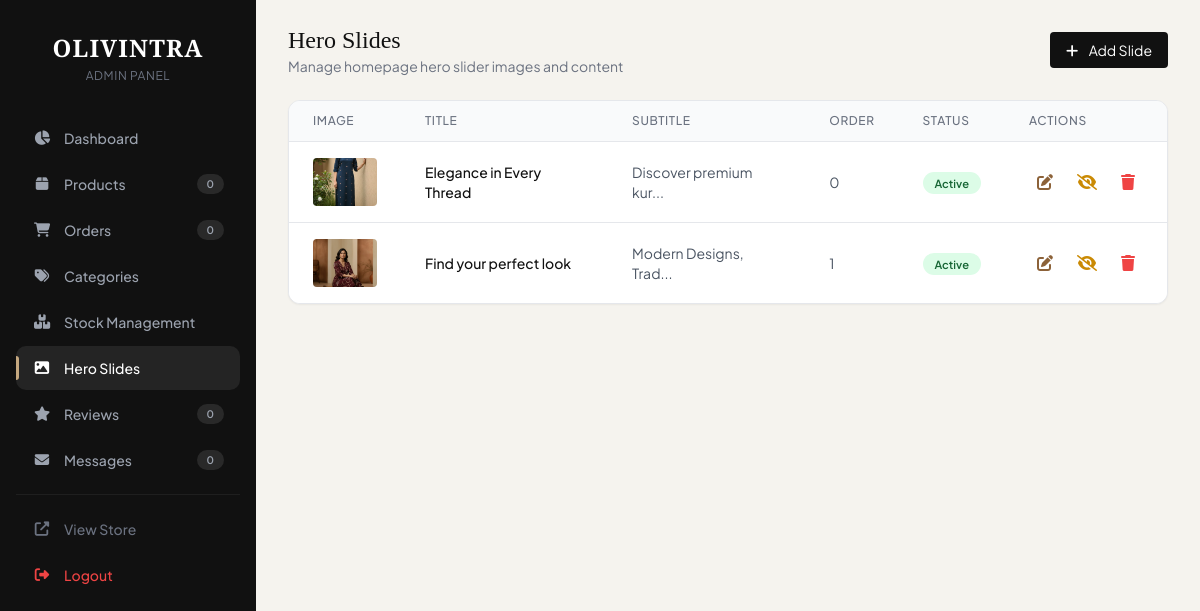
The page /admin/hero (signed in) on the database its author committed.
### models.py (models this page shows, shortened)
class HeroSlide(db.Model):
    id = db.Column(db.Integer, primary_key=True)
    title = db.Column(db.String(200), nullable=False)
    subtitle = db.Column(db.String(200))
    description = db.Column(db.Text)
    button_text = db.Column(db.String(50), default='Shop Now')
    button_link = db.Column(db.String(200), default='/shop')
    image = db.Column(db.String(200))
    order = db.Column(db.Integer, default=0)
    is_active = db.Column(db.Boolean, default=True)
    created_at = db.Column(db.DateTime, default=datetime.utcnow)
    updated_at = db.Column(db.DateTime, default=datetime.utcnow, onupdate=datetime.utcnow)

### app.py (the view)
@app.route('/admin/hero')
@login_required
@admin_required
def admin_hero():
    slides = HeroSlide.query.order_by(HeroSlide.order).all()
    return render_template('admin/hero.html', slides=slides)

### app.py (called while the page is built, shortened)
@login_manager.user_loader
def load_user(user_id):
    admin = Admin.query.get(int(user_id))
    if admin:
        return admin
    return None

@app.before_request
def create_admin():
    if not Admin.query.first():
        admin = Admin(username=Config.ADMIN_USERNAME)
        admin.set_password(Config.ADMIN_PASSWORD)
        db.session.add(admin)
        db.session.commit()

@app.context_processor
def utility_processor():
    def cart_count():
        if 'cart' in session:
            return sum(item['quantity'] for item in session['cart'])
        return 0
    whatsapp_number = '+919037392700'
    whatsapp_url = f'https://wa.me/{whatsapp_number}'
    return dict(
        cart_count=cart_count,
        whatsapp_number=whatsapp_number,
        whatsapp_url=whatsapp_url,
        datetime=datetime
    )

def admin_required(f):
    @wraps(f)
    def decorated_function(*args, **kwargs):
        if not current_user.is_authenticated:
            flash('Please login as admin to continue.', 'error')
            return redirect(url_for('admin_login'))
        if not isinstance(current_user, Admin):
            flash('Access denied. Admin only.', 'error')
            return redirect(url_for('admin_login'))
        return f(*args, **kwargs)
    return decorated_function

### templates/admin/hero.html (shortened to what this page needs)
{% extends "admin/base_admin.html" %}
{% block admin_content %}
<div class="flex justify-between items-center mb-6">
    <div>
        <h2 class="text-2xl font-serif text-brand-dark">Hero Slides</h2>
        <p class="text-gray-500 text-sm">Manage homepage hero slider images and content</p>
    </div>
    <a href="/admin/hero/add" class="bg-brand-dark text-white px-4 py-2 rounded hover:bg-brand-accent transition text-sm">
        <i class="fas fa-plus mr-2"></i> Add Slide
    </a>
</div>
<div class="bg-white rounded-xl shadow-sm border border-gray-200 overflow-hidden">
    <div class="overflow-x-auto">
        <table class="min-w-full divide-y divide-gray-200">
            <thead class="bg-gray-50">
                <tr>
                    <th class="px-6 py-3 text-left text-xs font-medium text-gray-500 uppercase tracking-wider">Image</th>
                    <th class="px-6 py-3 text-left text-xs font-medium text-gray-500 uppercase tracking-wider">Title</th>
                    <th class="px-6 py-3 text-left text-xs font-medium text-gray-500 uppercase tracking-wider">Subtitle</th>
                    <th class="px-6 py-3 text-left text-xs font-medium text-gray-500 uppercase tracking-wider">Order</th>
                    <th class="px-6 py-3 text-left text-xs font-medium text-gray-500 uppercase tracking-wider">Status</th>
                    <th class="px-6 py-3 text-left text-xs font-medium text-gray-500 uppercase tracking-wider">Actions</th>
                </tr>
            </thead>
            <tbody class="bg-white divide-y divide-gray-200">
                {% for slide in slides %}
                <tr class="hover:bg-gray-50 transition">
                    <td class="px-6 py-4 whitespace-nowrap">
                        <div class="w-16 h-12 bg-gray-100 rounded overflow-hidden">
                            <div class="w-full h-full bg-cover bg-center"
                                 style="background-image: url('{% if slide.image %}{{ url_for('static', filename='uploads/' + slide.image) }}{% else %}https://via.placeholder.com/100/cccccc/333333?text=No{% endif %}');">
                            </div>
                        </div>
                    </td>
                    <td class="px-6 py-4">
                        <div class="text-sm font-medium text-brand-dark">{{ slide.title[:30] }}{% if slide.title|length > 30 %}...{% endif %}</div>
                    </td>
                    <td class="px-6 py-4 text-sm text-gray-600">{{ slide.subtitle[:20] }}{% if slide.subtitle|length > 20 %}...{% endif %}</td>
                    <td class="px-6 py-4 text-sm text-gray-600">{{ slide.order }}</td>
                    <td class="px-6 py-4">
                        <span class="status-badge {% if slide.is_active %}bg-green-100 text-green-800{% else %}bg-red-100 text-red-800{% endif %}">
                            {{ 'Active' if slide.is_active else 'Inactive' }}
                        </span>
                    </td>
                    <td class="px-6 py-4">
                        <div class="flex items-center gap-2">
                            <a href="/admin/hero/edit/{{ slide.id }}" class="text-brand-accent hover:bg-brand-accent/10 p-2 rounded-lg transition" title="Edit">
                                <i class="fas fa-edit"></i>
                            </a>
                            <a href="/admin/hero/toggle/{{ slide.id }}" class="{% if slide.is_active %}text-yellow-600 hover:bg-yellow-50{% else %}text-green-600 hover:bg-green-50{% endif %} p-2 rounded-lg transition" title="{% if slide.is_active %}Deactivate{% else %}Activate{% endif %}">
                                <i class="fas {% if slide.is_active %}fa-eye-slash{% else %}fa-eye{% endif %}"></i>
                            </a>
                            <a href="/admin/hero/delete/{{ slide.id }}" class="text-red-500 hover:bg-red-50 p-2 rounded-lg transition" title="Delete" onclick="return confirm('Delete this slide?')">
                                <i class="fas fa-trash"></i>
                            </a>
                        </div>
                    </td>
                </tr>
                {% endfor %}
            </tbody>
        </table>
    </div>
</div>
{% endblock %}

### templates/admin/base_admin.html (style rules this page uses)
* { box-sizing: border-box; }
body { font-family: 'Plus Jakarta Sans', sans-serif; background-color: #f5f3ee; color: #111111; }
.font-serif { font-family: 'Playfair Display', serif; }
.status-badge { padding: 3px 12px; border-radius: 20px; font-size: 0.7rem; font-weight: 600; display: inline-block; }

### rows shown on the page
HeroSlide: image (picture), title "Elegance in Every Thread", subtitle "Discover premium kur", order "0", is_active "Active"
HeroSlide: image (picture), title "Find your perfect look", subtitle "Modern Designs, Trad", order "1", is_active "Active"

### other values the page prints
{{ total_products if total_products else 0 }} "0"
{{ pending_count }} "0"
{{ review_count }} "0"
{{ msg_count }} "0"
